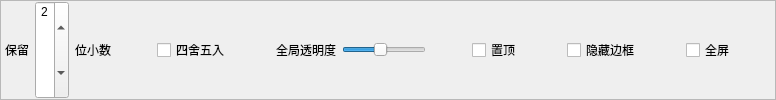
    <widget class="QFrame" name="frame">
     <property name="maximumSize">
      <size>
       <width>16777215</width>
       <height>16777215</height>
      </size>
     </property>
     <property name="frameShape">
      <enum>QFrame::StyledPanel</enum>
     </property>
     <property name="frameShadow">
      <enum>QFrame::Raised</enum>
     </property>
     <layout class="QHBoxLayout" name="horizontalLayout_2">
      <property name="leftMargin">
       <number>0</number>
      </property>
      <property name="topMargin">
       <number>0</number>
      </property>
      <property name="rightMargin">
       <number>0</number>
      </property>
      <property name="bottomMargin">
       <number>0</number>
      </property>
      <item>
       <spacer name="horizontalSpacer_6">
        <property name="orientation">
         <enum>Qt::Horizontal</enum>
        </property>
        <property name="sizeHint" stdset="0">
         <size>
          <width>4</width>
          <height>19</height>
         </size>
        </property>
       </spacer>
      </item>
      <item>
       <widget class="QLabel" name="label">
        <property name="sizePolicy">
         <sizepolicy hsizetype="Expanding" vsizetype="Preferred">
          <horstretch>0</horstretch>
          <verstretch>0</verstretch>
         </sizepolicy>
        </property>
        <property name="layoutDirection">
         <enum>Qt::LeftToRight</enum>
        </property>
        <property name="text">
         <string>保留</string>
        </property>
        <property name="alignment">
         <set>Qt::AlignRight|Qt::AlignTrailing|Qt::AlignVCenter</set>
        </property>
       </widget>
      </item>
      <item>
       <widget class="QSpinBox" name="spinBox">
        <property name="sizePolicy">
         <sizepolicy hsizetype="Preferred" vsizetype="Preferred">
          <horstretch>0</horstretch>
          <verstretch>0</verstretch>
         </sizepolicy>
        </property>
        <property name="alignment">
         <set>Qt::AlignHCenter|Qt::AlignTop</set>
        </property>
        <property name="maximum">
         <number>6</number>
        </property>
        <property name="value">
         <number>2</number>
        </property>
       </widget>
      </item>
      <item>
       <widget class="QLabel" name="label_2">
        <property name="sizePolicy">
         <sizepolicy hsizetype="Expanding" vsizetype="Preferred">
          <horstretch>0</horstretch>
          <verstretch>0</verstretch>
         </sizepolicy>
        </property>
        <property name="text">
         <string>位小数</string>
        </property>
       </widget>
      </item>
      <item>
       <spacer name="horizontalSpacer_5">
        <property name="orientation">
         <enum>Qt::Horizontal</enum>
        </property>
        <property name="sizeHint" stdset="0">
         <size>
          <width>40</width>
          <height>20</height>
         </size>
        </property>
       </spacer>
      </item>
      <item>
       <widget class="QCheckBox" name="checkBox">
        <property name="sizePolicy">
         <sizepolicy hsizetype="Expanding" vsizetype="Preferred">
          <horstretch>0</horstretch>
          <verstretch>0</verstretch>
         </sizepolicy>
        </property>
        <property name="text">
         <string>四舍五入</string>
        </property>
       </widget>
      </item>
      <item>
       <spacer name="horizontalSpacer_8">
        <property name="orientation">
         <enum>Qt::Horizontal</enum>
        </property>
        <property name="sizeHint" stdset="0">
         <size>
          <width>40</width>
          <height>20</height>
         </size>
        </property>
       </spacer>
      </item>
      <item>
       <widget class="QLabel" name="label_3">
        <property name="sizePolicy">
         <sizepolicy hsizetype="Expanding" vsizetype="Preferred">
          <horstretch>0</horstretch>
          <verstretch>0</verstretch>
         </sizepolicy>
        </property>
        <property name="text">
         <string>全局透明度</string>
        </property>
       </widget>
      </item>
      <item>
       <widget class="QSlider" name="TransparencySlider">
        <property name="sizePolicy">
         <sizepolicy hsizetype="Expanding" vsizetype="Preferred">
          <horstretch>0</horstretch>
          <verstretch>0</verstretch>
         </sizepolicy>
        </property>
        <property name="minimum">
         <number>10</number>
        </property>
        <property name="maximum">
         <number>100</number>
        </property>
        <property name="value">
         <number>50</number>
        </property>
        <property name="sliderPosition">
         <number>50</number>
        </property>
        <property name="orientation">
         <enum>Qt::Horizontal</enum>
        </property>
       </widget>
      </item>
      <item>
       <spacer name="horizontalSpacer_10">
        <property name="orientation">
         <enum>Qt::Horizontal</enum>
        </property>
        <property name="sizeHint" stdset="0">
         <size>
          <width>40</width>
          <height>20</height>
         </size>
        </property>
       </spacer>
      </item>
      <item>
       <widget class="QCheckBox" name="checkBox_4">
        <property name="sizePolicy">
         <sizepolicy hsizetype="Expanding" vsizetype="Preferred">
          <horstretch>0</horstretch>
          <verstretch>0</verstretch>
         </sizepolicy>
        </property>
        <property name="text">
         <string>置顶</string>
        </property>
       </widget>
      </item>
      <item>
       <spacer name="horizontalSpacer_11">
        <property name="orientation">
         <enum>Qt::Horizontal</enum>
        </property>
        <property name="sizeHint" stdset="0">
         <size>
          <width>40</width>
          <height>20</height>
         </size>
        </property>
       </spacer>
      </item>
      <item>
       <widget class="QCheckBox" name="checkBox_2">
        <property name="sizePolicy">
         <sizepolicy hsizetype="Expanding" vsizetype="Preferred">
          <horstretch>0</horstretch>
          <verstretch>0</verstretch>
         </sizepolicy>
        </property>
        <property name="text">
         <string>隐藏边框</string>
        </property>
       </widget>
      </item>
      <item>
       <spacer name="horizontalSpacer_7">
        <property name="orientation">
         <enum>Qt::Horizontal</enum>
        </property>
        <property name="sizeHint" stdset="0">
         <size>
          <width>40</width>
          <height>20</height>
         </size>
        </property>
       </spacer>
      </item>
      <item>
       <widget class="QCheckBox" name="checkBox_3">
        <property name="sizePolicy">
         <sizepolicy hsizetype="Expanding" vsizetype="Preferred">
          <horstretch>0</horstretch>
          <verstretch>0</verstretch>
         </sizepolicy>
        </property>
        <property name="text">
         <string>全屏</string>
        </property>
       </widget>
      </item>
      <item>
       <spacer name="horizontalSpacer_9">
        <property name="orientation">
         <enum>Qt::Horizontal</enum>
        </property>
        <property name="sizeHint" stdset="0">
         <size>
          <width>40</width>
          <height>20</height>
         </size>
        </property>
       </spacer>
      </item>
     </layout>
    </widget>
